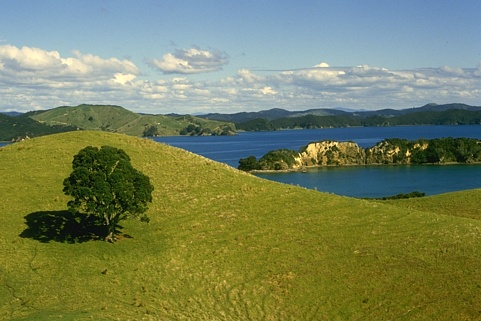
%> input picture eval/edges-eva/BoundaryDetection/data/imgs/36046.jpg, 481 x 321 px
$ octave SEDDemo.m   (GNU Octave 9; MATLAB toolbox functions it lacks are replaced by stand-ins)
%> lines starting %> are read from the running program, lines starting %| are printed output that depends on the picture
%> further down, im1 is the input picture: size 321x481x3 uint8; mean R, G, B 118.9, 129.7, 92.5
### eval/edges-eva/BoundaryDetection/src/matlab/SurroundModulationEdgeDetector.m
function EdgeImageResponse = SurroundModulationEdgeDetector(InputImage)
%SurroundModulationEdgeDetector  computed the edges of an image.
%
% inputs
%   InputImage  the input image.
%
% outputs
%   EdgeImageResponse  the edges of input image.
%
% This is the supplementary material of our article presented at the
% IJCV'17 "Feedback and Surround Modulated Boundary Detection".
%

% input image is from retina

% ranging it from 0 to 1
if max(InputImage(:)) > 1
  InputImage = double(InputImage);
  InputImage = InputImage ./ max(InputImage(:));
end

% size of RF in LGN
LgnSigma = 0.5;
InputImage = imfilter(InputImage, GaussianFilter2(LgnSigma), 'replicate');

% convert to opponent image this happens in LGN
OpponentImage = GetOpponentImage(InputImage);

nangles = 6;
EdgeImageResponse = DoV1(OpponentImage, LgnSigma, nangles);
EdgeImageResponse = DoV2(EdgeImageResponse, nangles, OpponentImage);

end

% [33 lines left out: function DoV2, not called in this run]

function EdgeImageResponse = DoV1(OpponentImage, LgnSigma, nangles)

FarSurroundLevels = 4;

[rows, cols, chns] = size(OpponentImage);
EdgeImageResponse = zeros(rows, cols, chns, FarSurroundLevels, nangles);

% the neurons in V1 are 2 times larger than LGN.
lgn2v1 = 2.7;

for i = 1:FarSurroundLevels
  iiedge = GaussianGradientEdges(OpponentImage, LgnSigma * lgn2v1, nangles, i);
  EdgeImageResponse(:, :, :, i, :) = iiedge;
end

end

function OpponentImage = GetOpponentImage(InputImage)

% gamma correction
SqrIm = sqrt(InputImage);
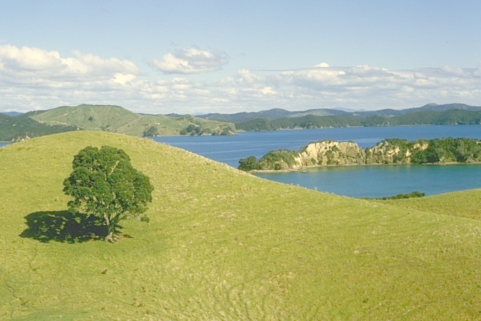
%> SqrIm: size 321x481x3 double; mean R, G, B 0.667, 0.702, 0.545

if size(InputImage, 3) == 3
  % equilibrium single-opponent cells
  OpponentImage(:, :, 1) = SqrIm(:, :, 1) - SqrIm(:, :, 2);
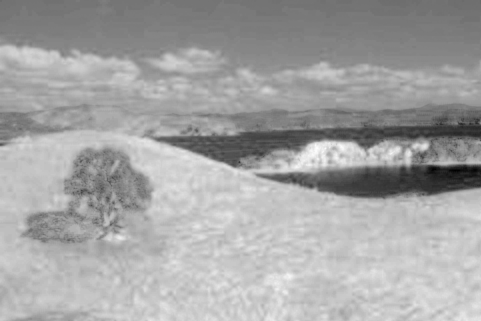
%> OpponentImage: size 321x481 double; min -0.266, max 0.0935, mean -0.0346; drawn with min black and max white
  OpponentImage(:, :, 2) = SqrIm(:, :, 3) - mean(SqrIm(:, :, 2:3), 3);
  OpponentImage(:, :, 3) = (mean(SqrIm(:, :, 1:3), 3));
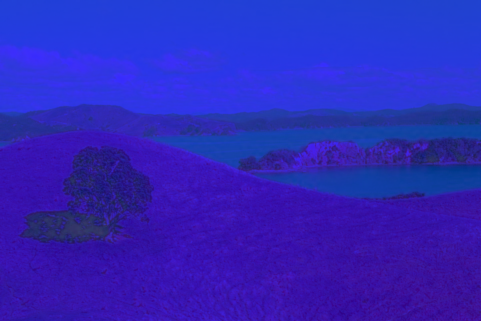
%> OpponentImage: size 321x481x3 double; mean R, G, B -0.0346, -0.0786, 0.638; drawn with min black and max white

  % imbalanced single-opponent cells
  OpponentImage(:, :, end + 1) = InputImage(:, :, 1) - 0.7 .* InputImage(:, :, 2);
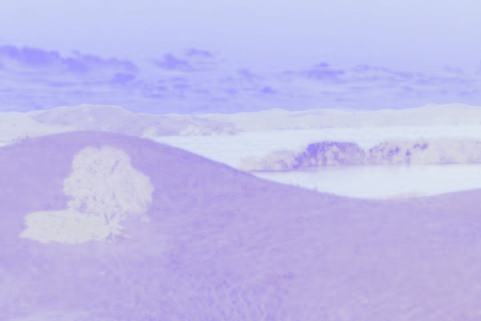
%> OpponentImage: size 321x481x4 double; mean R, G, B, A -0.0346, -0.0786, 0.638, 0.11; transparent parts drawn white
  OpponentImage(:, :, end + 1) = InputImage(:, :, 3) - 0.7 .* mean(InputImage(:, :, 2:3), 3);

  % equivalent of the feedback channel to speed up the process
  OpponentImage(:, :, end + 1) = sqrt(CircularLocalStdContrast(rgb2gray(SqrIm), 2.5));
else
  OpponentImage(:, :, 1) = SqrIm;
  OpponentImage(:, :, 2) = sqrt(CircularLocalStdContrast(SqrIm));
end

end

% [103 lines left out: functions CollapseChannels, CollapsePlanes, CollapseOrientations, NonMaxChannel, not called in this run]

function OutEdges = GaussianGradientEdges(InputImage, V1RfSize, nangles, clevel)

[w, h, d] = size(InputImage);

thetas = zeros(1, nangles);
for i = 1:nangles
  thetas(i) = (i - 1) * pi / nangles;
end

OutEdges = zeros(w, h, d, nangles);
for c = 1:d
  OutEdges(:, :, c, :) = gedges(InputImage(:, :, c), V1RfSize, thetas, clevel);
end

end

% [109 lines left out: functions gedges, SurroundOrientation, not called in this run]

### eval/edges-eva/BoundaryDetection/src/matlab/CircularLocalStdContrast.m
function ImageContrast = CircularLocalStdContrast(InputImage, SurroundRadius, CentreRadius)
%> called with SurroundRadius = 2.5
%CircularLocalStdContrast  local std in a circular region.
%
% inputs
%   InputImage      the input image with n channel.
%   SurroundRadius  the radius of the neighbourhoud.
%   CentreRadius    if provided the centre is set to 0.
%
% outputs
%   ImageContrast  calculated local std of each channel.
%
% This is the supplementary material of our article presented at the
% IJCV'17 "Feedback and Surround Modulated Boundary Detection".
%

InputImage = double(InputImage);
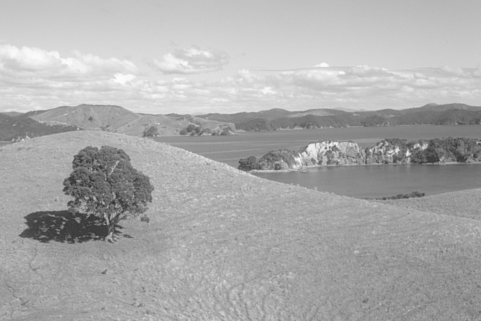
%> InputImage: size 321x481 double; min 0.199, max 0.989, mean 0.674

if nargin < 2
  SurroundRadius = 2.5;
end
if nargin < 3
  CentreRadius = 0;
end

hc = CircularAverage(SurroundRadius);
hc = CentreCircularZero(hc, CentreRadius);
hc = hc ./ sum(hc(:));
MeanCentre = imfilter(InputImage, hc, 'symmetric');
stdv = (InputImage - MeanCentre) .^ 2;
MeanStdv = imfilter(stdv, hc, 'symmetric');
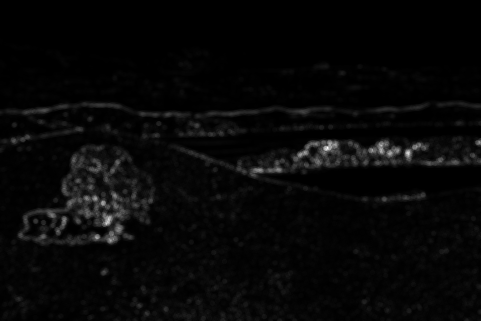
%> MeanStdv: size 321x481 double; min 3.32e-07, max 0.0217, mean 0.000668; drawn with min black and max white
ImageContrast = sqrt(MeanStdv);
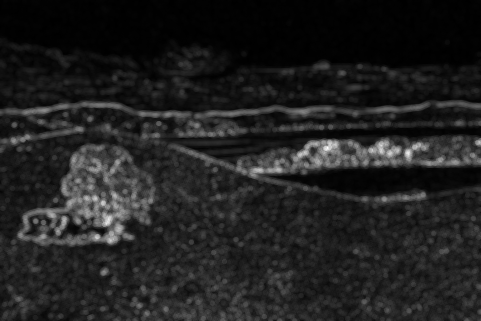
%> ImageContrast: size 321x481 double; min 0.000576, max 0.147, mean 0.0196; drawn with min black and max white

end

### eval/edges-eva/BoundaryDetection/src/matlab/CentreCircularZero.m
function SurroundMat = CentreCircularZero(SurroundMat, CentreRadius)
%CentreCircularZero  sets the centre with given radius to 0.
%
% inputs
%   SurroundMat   the matrix that its centre will be set to 0.
%   CentreRadius  the radius of centre.
%
% outputs
%   SurroundMat  the centred set to 0 matrix.
%
% This is the supplementary material of our article presented at the
% IJCV'17 "Feedback and Surround Modulated Boundary Detection".
%

[ws, hs] = size(SurroundMat);

if CentreRadius == 0 || CentreRadius > min(ws, hs)
  return;
end

x = max(ws, hs);
if mod(x, 2) == 0
  x = x + 1;
end
[rr, cc] = meshgrid(1:x);
centre = ceil(x / 2);
ch = sqrt((rr - centre) .^ 2 + (cc - centre) .^ 2) <= CentreRadius;

SurroundMat(ch) = 0;

end

### eval/edges-eva/BoundaryDetection/src/matlab/CircularAverage.m
function ch = CircularAverage(radius)
%CircularAverage  creates a circual average filter
%
% inputs
%   radius  the length of the radius in pixels.
%
% outputs
%   ch  the circle average filter
%
% This is the supplementary material of our article presented at the
% IJCV'17 "Feedback and Surround Modulated Boundary Detection".
%

x = radius * 2;
if mod(x, 2) == 0
  x = x + 1;
end
[rr, cc] = meshgrid(1:x);
centre = ceil(x / 2);
ch = sqrt((rr - centre) .^ 2 + (cc - centre) .^ 2) <= radius;

ch = ch ./ sum(ch(:));

end

### eval/edges-eva/BoundaryDetection/src/matlab/GaussianFilter2.m
function h = GaussianFilter2(sigmax, sigmay, meanx, meany, theta)
%GaussianFilter2  Gaussian kernel.
%   Explanation  http://mathworld.wolfram.com/GaussianFunction.html
%
% inputs
%   sigmax  the sigma in x direction, default 0.5.
%   sigmay  the sigma in y direction, default 0.5.
%   meanx   the mean in x direction, default centre.
%   meany   the mean in y direction, default centre.
%   theta   the rotation angle.
%
% outputs
%   h  the Gaussian kernel.
%
% This is the supplementary material of our article presented at the
% IJCV'17 "Feedback and Surround Modulated Boundary Detection".
%

if nargin < 1 || isempty(sigmax)
  sigmax = 0.5;
end
if nargin < 2 || isempty(sigmay)
  sigmay = sigmax;
end

if sigmax == 0 || sigmay == 0
  h = 1;
  return;
end

MaxSigma = max(sigmax, sigmay);
sizex = CalculateGaussianWidth(MaxSigma);
sizey = sizex;

if nargin < 3 || isempty(meanx)
  meanx = 0;
end
if nargin < 4 || isempty(meany)
  meany = 0;
end

if nargin < 5 || isempty(theta)
  theta = 0;
end

centrex = (sizex + 1) / 2;
centrey = (sizey + 1) / 2;
centrex = centrex + (meanx * centrex);
centrey = centrey + (meany * centrey);

xs = linspace(1, sizex, sizex)' * ones(1, sizey) - centrex;
ys = ones(1, sizex)' * linspace(1, sizey, sizey) - centrey;

a =  cos(theta) ^ 2 / 2 / sigmax ^ 2 + sin(theta) ^ 2 / 2 / sigmay ^ 2;
b = -sin(2 * theta) / 4 / sigmax ^ 2 + sin(2 * theta) / 4 / sigmay ^ 2;
c =  sin(theta) ^ 2 / 2 / sigmax ^ 2 + cos(theta) ^ 2 / 2 / sigmay ^ 2;

h = exp(-(a * xs .^ 2 + 2 * b * xs .* ys + c * ys .^ 2));

h = h ./ sum(h(:));

end

### eval/edges-eva/BoundaryDetection/src/matlab/CalculateGaussianWidth.m
function FilterWidth = CalculateGaussianWidth(sigma, MaxWidth)
%CalculateGaussianWidth  calculates the descrete width of Gaussian filter.
%
% inputs
%   sigma     the sigma of Gaussian filter.
%   MaxWidth  the maximum allowed width of the filter, default is 100.
%
% outputs
%   FilterWidth  the descrete width of the filter
%
% This is the supplementary material of our article presented at the
% IJCV'17 "Feedback and Surround Modulated Boundary Detection".
%

if nargin < 2
  MaxWidth = 100;
end

threshold = 1e-4;
pw = 1:MaxWidth;
FilterWidth = find(exp(-(pw .^ 2) / (2 * sigma .^ 2)) > threshold, 1, 'last');
if isempty(FilterWidth)
  FilterWidth = 1;
end
FilterWidth = FilterWidth .* 2 + 1;

end

### eval/edges-eva/BoundaryDetection/src/matlab/SEDDemo.m
% This script runs our model, Surround-modulation Edge Detection (SED)
% against four sample files from BSDS500.
%
% This is the supplementary material of our article presented at the
% IJCV'17 "Feedback and Surround Modulated Boundary Detection".
%

%%
im1 = imread('../../data/imgs/36046.jpg');
edge1 = SurroundModulationEdgeDetector(im1);
%> the run ends on the next line
